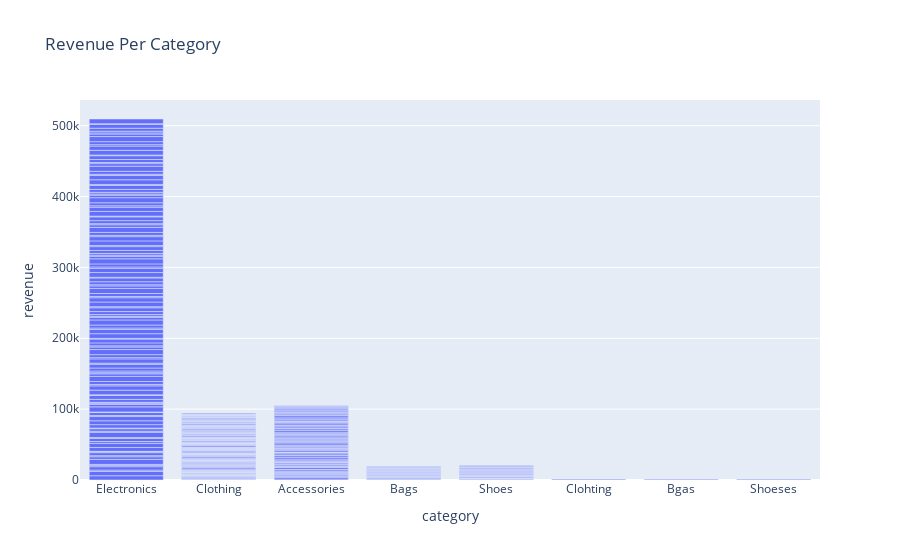

The notebook cell saved with this chart:
### Code cell
px.bar(data_frame=df,x='category',y='revenue',title='Revenue Per Category')

### Figure 1 — Plotly figure (JSON) as saved in the notebook; plotly's stock layout.template omitted (floating-point values rounded to 4 significant figures; data arrays with more than 128 entries replaced by an {"elided": "..."} marker saying what was removed)
{"data": [{"alignmentgroup": "True", "hovertemplate": "category=%{x}<br>revenue=%{y}<extra></extra>", "legendgroup": "", "marker": {"color": "#636efa", "pattern": {"shape": ""}}, "name": "", "offsetgroup": "", "orientation": "v", "showlegend": false, "textposition": "auto", "type": "bar", "x": {"elided": "368 str values"}, "xaxis": "x", "y": {"elided": "368 float values"}, "yaxis": "y"}], "layout": {"barmode": "relative", "legend": {"tracegroupgap": 0}, "title": {"text": "Revenue Per Category"}, "xaxis": {"anchor": "y", "domain": [0, 1], "title": {"text": "category"}}, "yaxis": {"anchor": "x", "domain": [0, 1], "title": {"text": "revenue"}}}}
